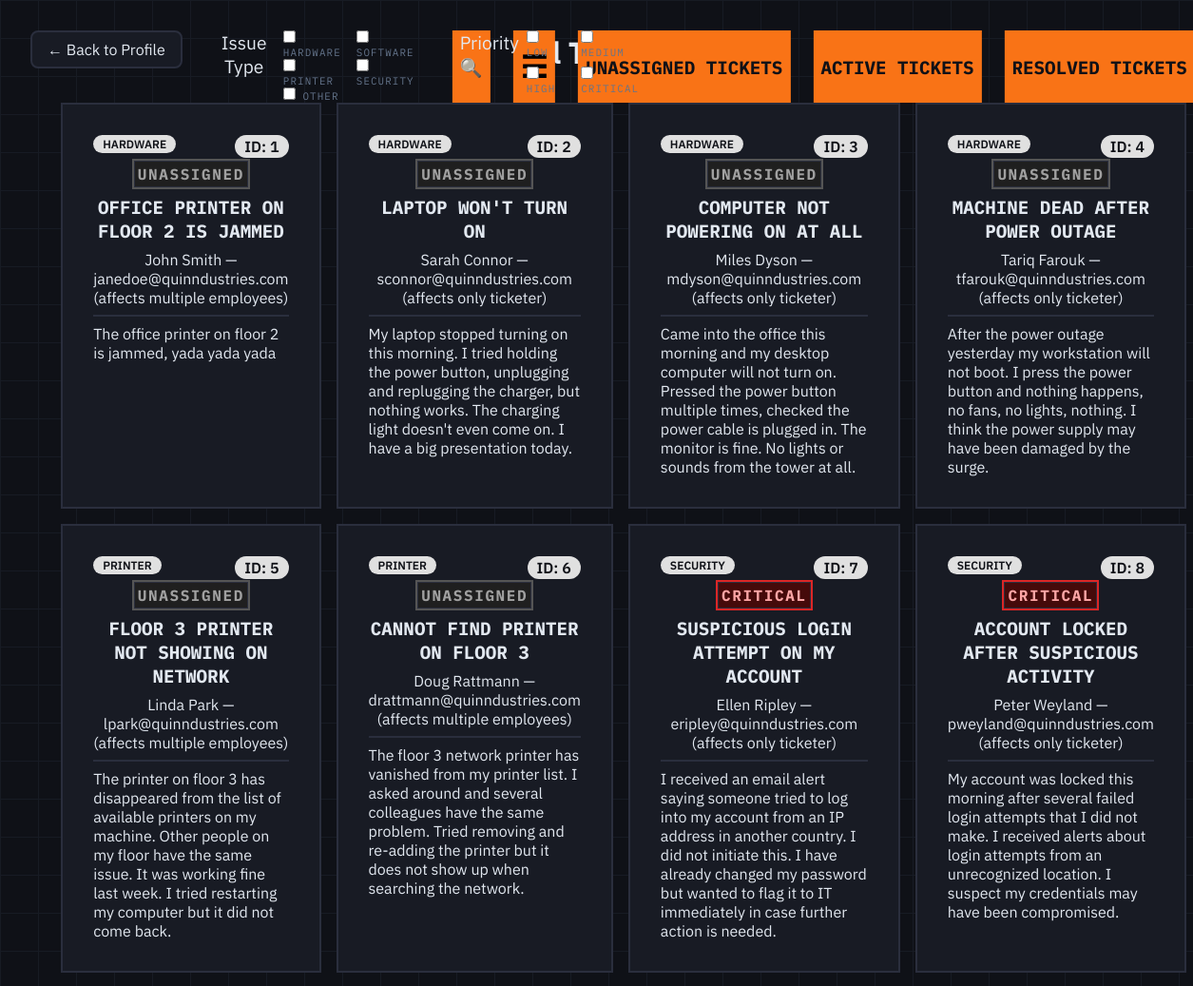
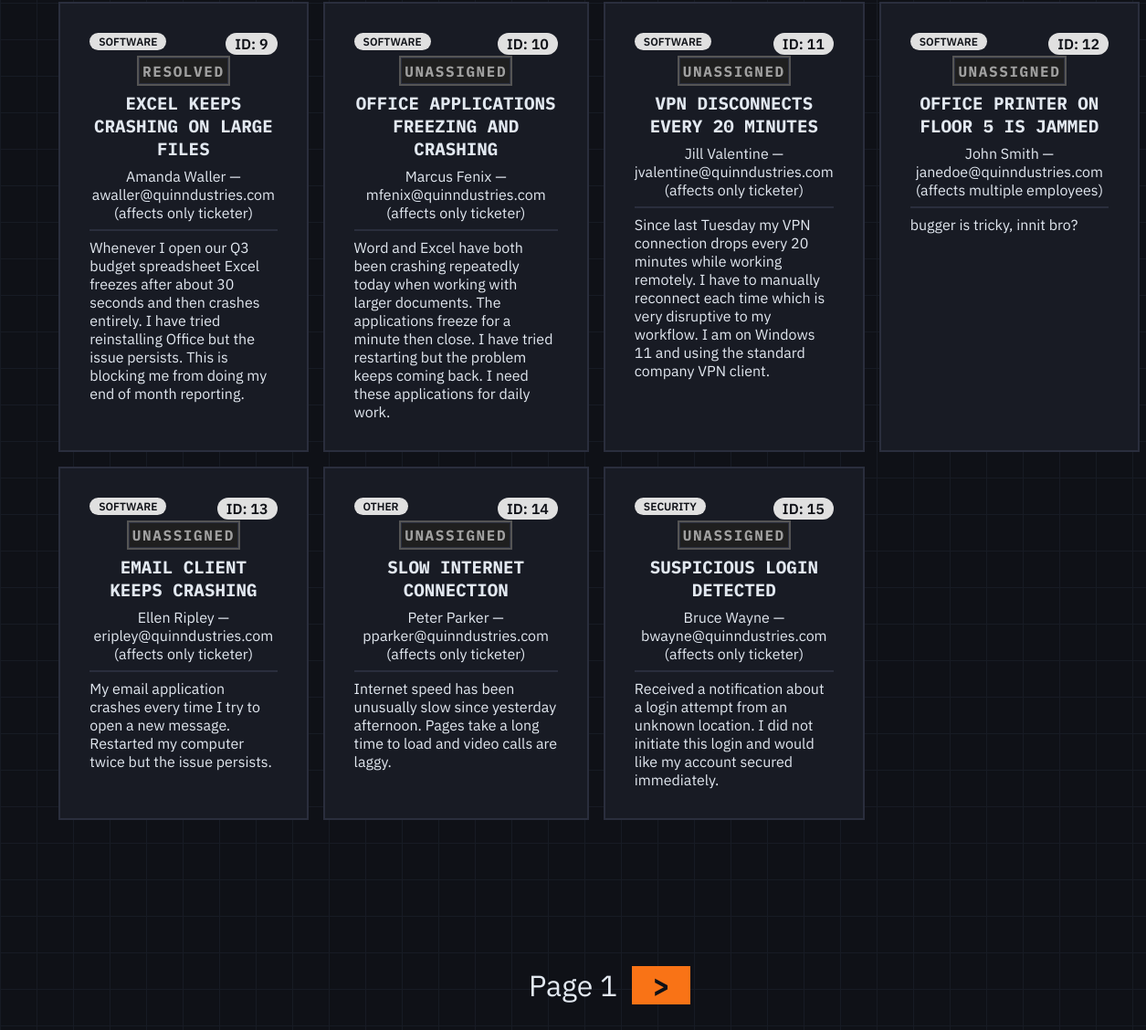
/tickets/view (signed in), run on the app's committed database (2 pictures, top to bottom).
### tables this page shows
CREATE TABLE tickets (
            id INTEGER PRIMARY KEY AUTOINCREMENT,
            ticketer_name TEXT NOT NULL,
            ticketer_email TEXT NOT NULL,
            issue_type TEXT NOT NULL,
            priority TEXT,
            affects_others INTEGER NOT NULL DEFAULT 0,
            summary TEXT NOT NULL,
            description TEXT NOT NULL,
            status TEXT NOT NULL,
            resolution_details TEXT,
            specialist_username_assigned TEXT,
            submission_date TEXT NOT NULL,
            assignment_date TEXT,
            resolution_date TEXT   
            );

### app.py (the view)
@app.route('/tickets/view', methods=['GET'])
def viewTickets():
    auth_error = it_only_check()
    if auth_error:
        return render_template("login.html")
    page = request.args.get('page', 1, type=int)
    tab = request.args.get('tab','all')
    if page < 1:
        return jsonify({"error": "invalid page number"}), 400
    if not tab in ['unassigned','active','resolved', 'all']:
        return jsonify({"error": "invalid tab type"}), 400
    db = get_db()
    if tab == 'all':
        total = db.execute('SELECT COUNT(*) FROM tickets').fetchone()[0]
        tickets = db.execute('SELECT * FROM tickets LIMIT ? OFFSET ?', (TICKETS_PER_PAGE, (page-1) * TICKETS_PER_PAGE,)).fetchall()
    else:
        total = db.execute('SELECT COUNT(*) FROM tickets WHERE status = ?', (tab,)).fetchone()[0]
        tickets = db.execute('SELECT * FROM tickets WHERE status = ? LIMIT ? OFFSET ?', (tab, TICKETS_PER_PAGE, (page-1) * TICKETS_PER_PAGE,)).fetchall()
    db.close()
    max_page = max(1, -(-total // TICKETS_PER_PAGE))
    if page > max_page:
        return redirect(f'/tickets/view?tab={tab}&page={max_page}')
    return render_template("tickets.html", tickets=[dict(t) for t in tickets], tab=tab, page_num = page, has_next=(page * TICKETS_PER_PAGE) < total, username=session.get("username"))

### app.py (called while the page is built)
def it_only_check():
    if not session.get("is_it_department"):
        return jsonify({"error": "unauthorized"}), 403
    return None

### database.py (called while the page is built)
def get_db():
    conn = sqlite3.connect(DATABASE)
    conn.row_factory = sqlite3.Row
    return conn

### templates/tickets.html (shortened to what this page needs)
<!DOCTYPE html>
<html lang="en">
<head>
  <link href="/static/ticketstyles.css" rel="stylesheet">
</head>
<body>
  <h1 id="page-title"> {{tab | capitalize}} Tickets</h1>
  <a class="return-arrow" href="/profile/{{username}}">← Back to Profile</a>
  <nav id="ticket-list-navbar">
    <div id="navbar-left">
      <div id="issue-type-filter" class="filter-category">
        <p class="filter-label">Issue Type</p>
        <div class="filter-group">
          <label><input type="checkbox" value="hardware" onchange="applyFilters()"> Hardware</label>
          <label><input type="checkbox" value="software" onchange="applyFilters()"> Software</label>
          <label><input type="checkbox" value="printer" onchange="applyFilters()"> Printer</label>
          <label><input type="checkbox" value="security" onchange="applyFilters()"> Security</label>
          <label><input type="checkbox" value="other" onchange="applyFilters()"> Other</label>
        </div>
      </div>
      <div id ="priority-filter" class="filter-category">
        <p class="filter-label">Priority</p>
        <div class="filter-group">
          <label><input type="checkbox" value="low" onchange="applyFilters()"> Low</label>
          <label><input type="checkbox" value="medium" onchange="applyFilters()"> Medium</label>
          <label><input type="checkbox" value="high" onchange="applyFilters()"> High</label>
          <label><input type="checkbox" value="critical" onchange="applyFilters()"> Critical</label>
        </div>
      </div>
    </div>
    <div id="navbar-right">
      <button id="search-btn" class="toggle btn" onclick="toggleSearch()" ><span id="search-icon">🔍</span></button>
      <button id="toggle-display-btn" class="toggle btn" onclick="toggleLayout()" ><span id="toggle-icon">☰</span></button>
      <div id="status-btn-container">
        <a id="unassigned-btn" class="btn" href="/tickets/view?tab=unassigned&amp;page={{page_num}}">Unassigned Tickets</a>
        <a id="active-btn" class="btn" href="/tickets/view?tab=active&amp;page={{page_num}}">Active Tickets</a>
        <a id="resolved-btn" class="btn" href="/tickets/view?tab=resolved&amp;page={{page_num}}">Resolved Tickets</a>
      </div>
    </div>
  </nav>
  {% if tickets %}
  <section id="ticket-list" class="ticket-list grid-view">
      {% for ticket in tickets%}
        <a href="/tickets/view/{{ticket.id}}?tab={{tab}}&page={{page_num}}">
          <div class="ticket-card">
            <p class="id-badge">ID: {{ ticket.id }}</p>
            <div class="ticket-header">
              <p class="badge">{{ ticket.issue_type }}</p>
              {% if ticket.status == 'active' %}
                <div class="priority priority-{{ ticket.priority }}">{{ ticket.priority }}</div>
              {% else %}
              <div class="priority priority-inactive">{{ ticket.status }}</div>
              {% endif %}
            </div>
            <h3>{{ ticket.summary }}</h3>
            <p class="ticket-meta">{{ ticket.ticketer_name }} — {{ ticket.ticketer_email }} <br>
              {% if ticket.affects_others == 1 %}
                (affects multiple employees)
              {% else %}
                (affects only ticketer)
              {% endif %}</p>
            <p class="ticket-description">{{ ticket.description | truncate(240) }}</p>
          </div>
        </a>
      {% endfor %}
  </section>
  {% else %}
      <p id="no-tickets">No tickets yet.</p>
  {% endif %}
  <div id="pagination-controls">
    <div id="page-num">Page {{ page_num }}</div>
    {% if has_next %}
    <a id="page-right" class="btn" href="/tickets/view?tab={{tab}}&page={{page_num+1}}">&gt;</a>
    {% else %}
    <div id="page-right"></div>
    {% endif %}
</div>
</body>
</html>

### data on the page
tickets: id "1", issue_type "HARDWARE", status "UNASSIGNED", summary "OFFICE PRINTER ON FLOOR 2 IS JAMMED", ticketer_name "John Smith", ticketer_email "janedoe@quinndustries.com", affects_others "(affects multiple employees)", description "The office printer on floor 2 is jammed, yada yada yada"
tickets: id "2", issue_type "HARDWARE", status "UNASSIGNED", summary "LAPTOP WON'T TURN ON", ticketer_name "Sarah Connor", ticketer_email "sconnor@quinndustries.com", affects_others "(affects only ticketer)", description "My laptop stopped turning on this morning. I tried holding the power button, unplugging and replugging the charger, but nothing works. The charging light doesn't even come on. I have a big presentation today."
tickets: id "3", issue_type "HARDWARE", status "UNASSIGNED", summary "COMPUTER NOT POWERING ON AT ALL", ticketer_name "Miles Dyson", ticketer_email "mdyson@quinndustries.com", affects_others "(affects only ticketer)", description "Came into the office this morning and my desktop computer will not turn on. Pressed the power button multiple times, checked the power cable is plugged in. The monitor is fine. No lights or sounds from the tower at all."
tickets: id "4", issue_type "HARDWARE", status "UNASSIGNED", summary "MACHINE DEAD AFTER POWER OUTAGE", ticketer_name "Tariq Farouk", ticketer_email "tfarouk@quinndustries.com", affects_others "(affects only ticketer)", description "After the power outage yesterday my workstation will not boot. I press the power button and nothing happens, no fans, no lights, nothing. I think the power supply may have been damaged by the surge."
tickets: id "5", issue_type "PRINTER", status "UNASSIGNED", summary "FLOOR 3 PRINTER NOT SHOWING ON NETWORK", ticketer_name "Linda Park", ticketer_email "lpark@quinndustries.com", affects_others "(affects multiple employees)", description "The printer on floor 3 has disappeared from the list of available printers on my machine. Other people on my floor have the same issue. It was working fine last week. I tried restarting my computer but it did not come back."
tickets: id "6", issue_type "PRINTER", status "UNASSIGNED", summary "CANNOT FIND PRINTER ON FLOOR 3", ticketer_name "Doug Rattmann", ticketer_email "drattmann@quinndustries.com", affects_others "(affects multiple employees)", description "The floor 3 network printer has vanished from my printer list. I asked around and several colleagues have the same problem. Tried removing and re-adding the printer but it does not show up when searching the network."
tickets: id "7", issue_type "SECURITY", priority "CRITICAL", summary "SUSPICIOUS LOGIN ATTEMPT ON MY ACCOUNT", ticketer_name "Ellen Ripley", ticketer_email "eripley@quinndustries.com", affects_others "(affects only ticketer)", description "I received an email alert saying someone tried to log into my account from an IP address in another country. I did not initiate this. I have already changed my password but wanted to flag it to IT immediately in case further action is needed."
tickets: id "8", issue_type "SECURITY", priority "CRITICAL", summary "ACCOUNT LOCKED AFTER SUSPICIOUS ACTIVITY", ticketer_name "Peter Weyland", ticketer_email "pweyland@quinndustries.com", affects_others "(affects only ticketer)", description "My account was locked this morning after several failed login attempts that I did not make. I received alerts about login attempts from an unrecognized location. I suspect my credentials may have been compromised."
tickets: id "9", issue_type "SOFTWARE", status "RESOLVED", summary "EXCEL KEEPS CRASHING ON LARGE FILES", ticketer_name "Amanda Waller", ticketer_email "awaller@quinndustries.com", affects_others "(affects only ticketer)", description "Whenever I open our Q3 budget spreadsheet Excel freezes after about 30 seconds and then crashes entirely. I have tried reinstalling Office but the issue persists. This is blocking me from doing my end of month reporting."
tickets: id "10", issue_type "SOFTWARE", status "UNASSIGNED", summary "OFFICE APPLICATIONS FREEZING AND CRASHING", ticketer_name "Marcus Fenix", ticketer_email "mfenix@quinndustries.com", affects_others "(affects only ticketer)", description "Word and Excel have both been crashing repeatedly today when working with larger documents. The applications freeze for a minute then close. I have tried restarting but the problem keeps coming back. I need these applications for daily work."
tickets: id "11", issue_type "SOFTWARE", status "UNASSIGNED", summary "VPN DISCONNECTS EVERY 20 MINUTES", ticketer_name "Jill Valentine", ticketer_email "jvalentine@quinndustries.com", affects_others "(affects only ticketer)", description "Since last Tuesday my VPN connection drops every 20 minutes while working remotely. I have to manually reconnect each time which is very disruptive to my workflow. I am on Windows 11 and using the standard company VPN client."
tickets: id "12", issue_type "SOFTWARE", status "UNASSIGNED", summary "OFFICE PRINTER ON FLOOR 5 IS JAMMED", ticketer_name "John Smith", ticketer_email "janedoe@quinndustries.com", affects_others "(affects multiple employees)", description "bugger is tricky, innit bro?"
tickets: id "13", issue_type "SOFTWARE", status "UNASSIGNED", summary "EMAIL CLIENT KEEPS CRASHING", ticketer_name "Ellen Ripley", ticketer_email "eripley@quinndustries.com", affects_others "(affects only ticketer)", description "My email application crashes every time I try to open a new message. Restarted my computer twice but the issue persists."
tickets: id "14", issue_type "OTHER", status "UNASSIGNED", summary "SLOW INTERNET CONNECTION", ticketer_name "Peter Parker", ticketer_email "pparker@quinndustries.com", affects_others "(affects only ticketer)", description "Internet speed has been unusually slow since yesterday afternoon. Pages take a long time to load and video calls are laggy."
tickets: id "15", issue_type "SECURITY", status "UNASSIGNED", summary "SUSPICIOUS LOGIN DETECTED", ticketer_name "Bruce Wayne", ticketer_email "bwayne@quinndustries.com", affects_others "(affects only ticketer)", description "Received a notification about a login attempt from an unknown location. I did not initiate this login and would like my account secured immediately."

### other printed values
{{ page_num }} "1"
